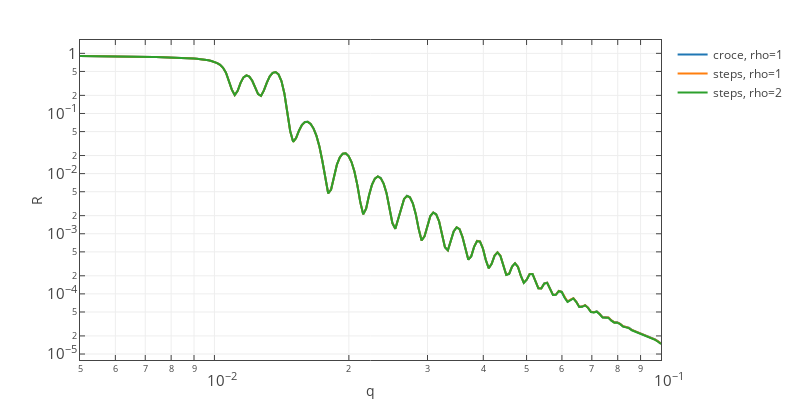

Notebook source saved alongside this figure:
### Markdown cell above
# Model with single gold layer

### Code cell
gold_rough = 1#171
gold_thick = 1500

expt = simple_gold_experiment(steps=False, gold_thick=gold_thick, gold_rough=gold_rough)
r_0 = expt.reflectivity()

expt = simple_gold_experiment(steps=True, gold_thick=gold_thick, gold_rough=gold_rough)
r_1 = expt.reflectivity()

expt = simple_gold_experiment(steps=True, gold_thick=gold_thick, gold_rough=gold_rough+1)
r_2 = expt.reflectivity()

plot_utils.plot1d([
                   [r_0[0], r_0[1]],
                   [r_1[0], r_1[1]],
                   [r_2[0], r_2[1]],
                  ],
                  data_names=['croce, rho=%s' % gold_rough,
                              'steps, rho=%s' % gold_rough,
                              'steps, rho=%s' % (gold_rough+1),
                             ], y_log=True, x_log=True, x_title='q', y_title='R',)

### Figure 1 — Plotly figure (JSON) as saved in the notebook; plotly's stock layout.template omitted (floating-point values rounded to 4 significant figures; data arrays with more than 128 entries replaced by an {"elided": "..."} marker saying what was removed)
{"data": [{"name": "croce, rho=1", "type": "scatter", "uid": "4cf1a188-dbfb-48cb-be6d-6a608ca62c87", "x": {"elided": "200 float values"}, "y": {"elided": "200 float values"}}, {"name": "steps, rho=1", "type": "scatter", "uid": "2bde39c8-d7b6-4615-abe8-167be66fd11a", "x": {"elided": "200 float values"}, "y": {"elided": "200 float values"}}, {"name": "steps, rho=2", "type": "scatter", "uid": "627a8bb6-d20e-482b-b087-81c770804334", "x": {"elided": "200 float values"}, "y": {"elided": "200 float values"}}], "layout": {"autosize": true, "bargap": 0, "height": 400, "hovermode": "closest", "margin": {"b": 40, "l": 80, "r": 40, "t": 40}, "showlegend": true, "width": 800, "xaxis": {"exponentformat": "power", "mirror": "all", "showexponent": "all", "showgrid": true, "showline": true, "ticks": "inside", "title": {"text": "q"}, "type": "log", "zeroline": false}, "yaxis": {"exponentformat": "power", "mirror": "all", "showexponent": "all", "showgrid": true, "showline": true, "ticks": "inside", "title": {"text": "R"}, "type": "log", "zeroline": false}}}
